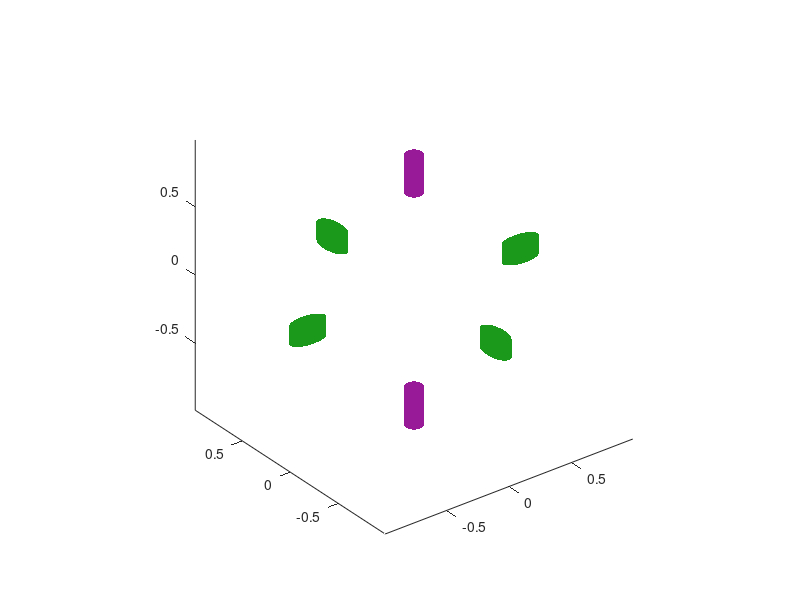

MATLAB code to generate this figure:
function [] = plot_SiCBValleys_q2D(eb_cut, origin, cb_shifts)
% [] = plot_SiCBValleys_q2D(eb_cut, origin, cb_shifts)
%   This function plots the iso-energetic surfaces of elliptical valleys
%   for Silicon. The 6 elliptical valleys are now broken in degeneracy, and
%   colored differently to distinguish the 6XYZ -> 4XY + 2Z valley
%   polarisation.
%
%   IN:
%   -  eb_cut:     	scalar of the energy above the CBM to slice for the iso-surface [eV].
%   -  origin:      1x3 row vector of the origin location of the Gama point [x,y,z].
%   -  cb_shifts: 	1x3 row vector of the relative energy shift of each valley [eb_x, eb_y, eb_z].
%
%   OUT: (None)

%% Defining the default parameters
if nargin < 1; eb_cut = 0.2; origin = [0, 0, 0]; cb_shifts = [0, 0, 0]; end
if nargin < 2; origin = [0, 0, 0]; cb_shifts = [0, 0, 0];  end
if nargin < 3; cb_shifts = [0, 0, 0]; end
if isempty(eb_cut); eb_cut = 0.2;  end
if isempty(origin); origin = [0, 0, 0];  end
if isempty(cb_shifts); cb_shifts = [0, 0, 0];  end
%% 1 - Defining the constant parameters
x_ebshift = cb_shifts(1); y_ebshift = cb_shifts(2); z_ebshift = cb_shifts(3); 
m0 = 9.11e-31;
hbar = 4.135e-15;
ml = 0.92*m0;
mt = 0.19*m0;
%% 1.1 - Defining the dispersions of the CB parabola's
k_calc =  @(eb, eff_mass, eb_shift) sqrt(((2*eff_mass)/(hbar^2)) * (eb - eb_shift));
%% 1.2 - Extracting the CB as cylinders
k0 = 0.85;       % Defining the position of the CBM in k-space
% -- IsoE for X-valleys (cylinders)
% --- Extracting unit cylindrical valleys with radius defined by ellipse
[pX_xx, pX_yy, pX_zz] = cylinder(k_calc(eb_cut,ml,y_ebshift), 1e3);
[mX_xx, mX_yy, mX_zz] = cylinder(k_calc(eb_cut,ml,y_ebshift), 1e3);
% --- Scaling the cylinder in z to be the same size as ellipses in k-space
pX_yy = pX_yy /2;
mX_yy = mX_yy /2;
pX_zz = 2*(k_calc(eb_cut,mt,z_ebshift))*(pX_zz-0.5);
mX_zz = 2*(k_calc(eb_cut,mt,z_ebshift))*(mX_zz-0.5);
% --- Shifting the valleys to the correct locations in k-space
pX_xx = pX_xx + k0 + origin(1);
pX_yy = pX_yy + 0 + origin(2);
pX_zz = pX_zz + 0 + origin(3); 
mX_xx = mX_xx - k0 + origin(1);
mX_yy = mX_yy + 0 + origin(2);
mX_zz = mX_zz + 0 + origin(3);
% -- IsoE for Y-valleys (cylinders)
% --- Extracting unit cylindrical valleys with radius defined by ellipse
[pY_xx, pY_yy, pY_zz] = cylinder(k_calc(eb_cut,ml,y_ebshift), 1e3);
[mY_xx, mY_yy, mY_zz] = cylinder(k_calc(eb_cut,ml,y_ebshift), 1e3);
% --- Scaling the cylinder in z to be the same size as ellipses in k-space
pY_xx = pY_xx /2;
mY_xx = mY_xx /2;
pY_zz = 2*(k_calc(eb_cut,mt,z_ebshift))*(pY_zz-0.5);
mY_zz = 2*(k_calc(eb_cut,mt,z_ebshift))*(mY_zz-0.5);
% --- Shifting the valleys to the correct locations in k-space
pY_xx = pY_xx + 0+origin(1);
pY_yy = pY_yy + k0+origin(2);
pY_zz = pY_zz + 0 + origin(3); 
mY_xx = mY_xx + 0+origin(1);
mY_yy = mY_yy - k0 + origin(2);
mY_zz = mY_zz + 0 + origin(3);
% -- IsoE for Z-valleys (cylinders)
% --- Extracting unit cylindrical valleys with radius defined by ellipse
[pZ_xx, pZ_yy, pZ_zz] = cylinder(k_calc(eb_cut,mt,z_ebshift), 1e3);
[mZ_xx, mZ_yy, mZ_zz] = cylinder(k_calc(eb_cut,mt,z_ebshift), 1e3);
% --- Scaling the cylinder in z to be the same size as ellipses in k-space
pZ_zz = 2*(k_calc(eb_cut,ml,z_ebshift))*(pZ_zz-0.5);
mZ_zz = 2*(k_calc(eb_cut,ml,z_ebshift))*(mZ_zz-0.5);
% --- Shifting the valleys to the correct locations in k-space
pZ_xx = pZ_xx + 0+origin(1);
pZ_yy = pZ_yy + 0+origin(2);
pZ_zz = pZ_zz + k0 + origin(3); 
mZ_xx = mZ_xx + 0+origin(1);
mZ_yy = mZ_yy + 0+origin(2);
mZ_zz = mZ_zz - k0 + origin(3);
%% - 2 - Plotting the isoe surface
hold on;
% -- Defining plot constants
xy_valley_col = [0.1,0.6,0.1];
pz_valley_col = [0.6,0.1,0.6];
mz_valley_col = pz_valley_col;
% -- Plotting X-valleys
surf(pX_xx, pX_yy, pX_zz, 'Edgecolor', 'none', 'facecolor', xy_valley_col);
surf(mX_xx, mX_yy, mX_zz, 'Edgecolor', 'none', 'facecolor', xy_valley_col);
% -- Plotting Y-valleys
surf(pY_xx, pY_yy, pY_zz, 'Edgecolor', 'none', 'facecolor', xy_valley_col);
surf(mY_xx, mY_yy, mY_zz, 'Edgecolor', 'none', 'facecolor', xy_valley_col);
% -- Plotting Z-valleys
surf(pZ_xx, pZ_yy, pZ_zz, 'Edgecolor', 'none', 'facecolor', pz_valley_col);
surf(mZ_xx, mZ_yy, mZ_zz, 'Edgecolor', 'none', 'facecolor', mz_valley_col);
% - 2.1 - Plotting the caps to the cylinders
% - X-valleys
fill3(pX_xx(1,:), pX_yy(1,:), pX_zz(1,:), xy_valley_col, 'Edgecolor', 'none');
fill3(pX_xx(end,:), pX_yy(end,:), pX_zz(end,:), xy_valley_col, 'Edgecolor', 'none');
fill3(mX_xx(1,:), mX_yy(1,:), mX_zz(1,:), xy_valley_col, 'Edgecolor', 'none');
fill3(mX_xx(end,:), mX_yy(end,:), mX_zz(end,:), xy_valley_col, 'Edgecolor', 'none');
% - Y-valleys
fill3(pY_xx(1,:), pY_yy(1,:), pY_zz(1,:), xy_valley_col, 'Edgecolor', 'none');
fill3(pY_xx(end,:), pY_yy(end,:), pY_zz(end,:), xy_valley_col, 'Edgecolor', 'none');
fill3(mY_xx(1,:), mY_yy(1,:), mY_zz(1,:), xy_valley_col, 'Edgecolor', 'none');
fill3(mY_xx(end,:), mY_yy(end,:), mY_zz(end,:), xy_valley_col, 'Edgecolor', 'none');
% - Z-valleys
fill3(pZ_xx(1,:), pZ_yy(1,:), pZ_zz(1,:), pz_valley_col, 'Edgecolor', 'none');
fill3(pZ_xx(end,:), pZ_yy(end,:), pZ_zz(end,:), pz_valley_col, 'Edgecolor', 'none');
fill3(mZ_xx(1,:), mZ_yy(1,:), mZ_zz(1,:), pz_valley_col, 'Edgecolor', 'none');
fill3(mZ_xx(end,:), mZ_yy(end,:), mZ_zz(end,:), pz_valley_col, 'Edgecolor', 'none');
% - 3.0 Formatting the figure
axis tight; axis equal; 
end